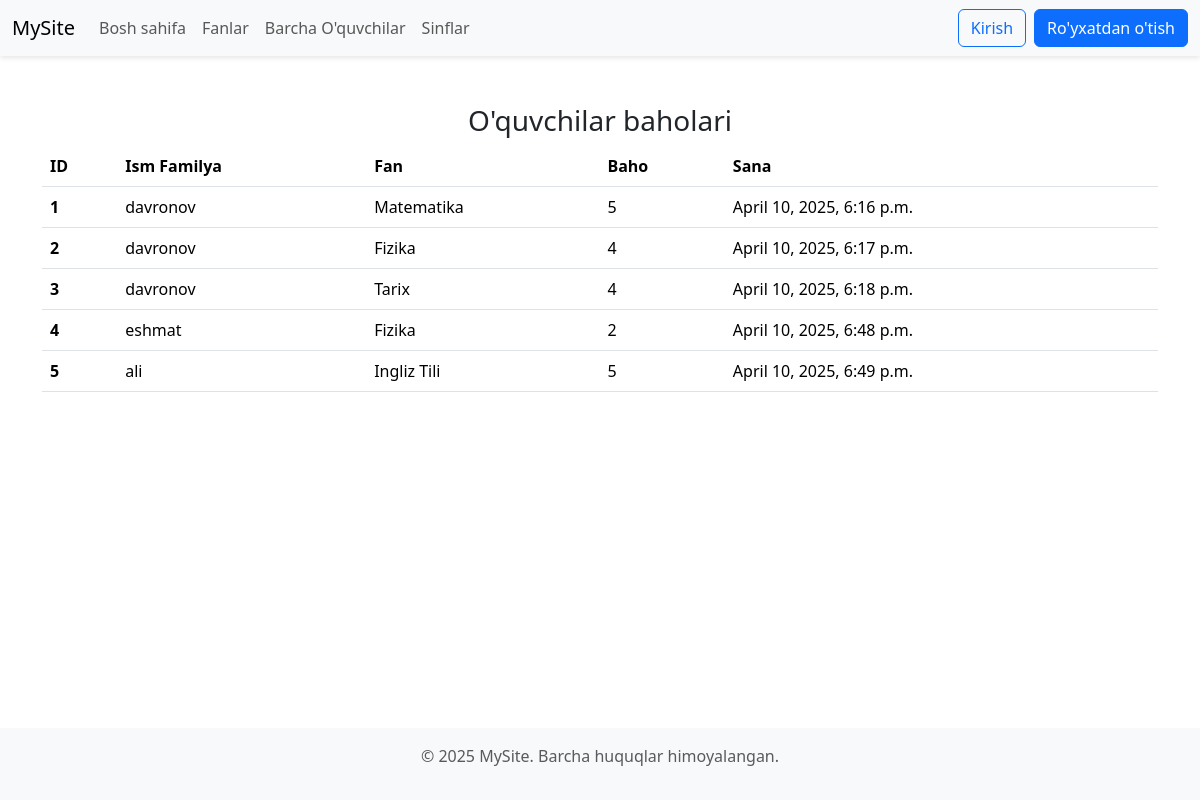
The page / on the database its author committed.
### grade/models.py (models this page shows, shortened)
class Baho(models.Model):
    fan=models.ForeignKey(Fan,on_delete=models.CASCADE,related_name='baholar')
    oquvchi=models.ForeignKey(CustomUser,on_delete=models.CASCADE,related_name="baholar")
    baho=models.IntegerField(default=2)
    created_at=models.DateTimeField(auto_now_add=True)

class Fan(models.Model):
    name=models.CharField(max_length=150,null=False,blank=False)
    sinf=models.ForeignKey(Sinf,on_delete=models.CASCADE)
    def __str__(self):
        return self.name

### user/models.py (models this page shows)
class CustomUser(AbstractUser):
    birth_date=models.DateTimeField(auto_now=True,null=True,blank=True,verbose_name="Tug'ilgan sana")
    addres=models.CharField(max_length=200,null=True,blank=True,verbose_name="Manzil")
    phone=models.CharField(max_length=15,null=True,blank=True,verbose_name="telefon raqam")
    avatar=models.ImageField(upload_to="avatar/",null=True,blank=True,verbose_name="Student rasmi")
    created_at=models.DateTimeField(auto_now_add=True)
    updated_at=models.DateTimeField(auto_now=True)
    def __str__(self):
        return f"{self.username}"

### user/views.py (the view)
# urls.py: path('',home_page,name='bosh_sahifa'),
def home_page(request):
    baholar = Baho.objects.all()
    context = {
        "baholar": baholar
    }
    return render(request, "home.html",context)

### templates/home.html (shortened to what this page needs)
{% extends "base.html" %}
{% block content %}
    <div class="container mt-5">
        <h3 class="text-center">O'quvchilar baholari</h3>
        <table class="table">
            <thead>
                <tr>
                  <th scope="col">ID</th>
                  <th scope="col">Ism Familya</th>
                  <th scope="col">Fan</th>
                  <th scope="col">Baho</th>
                  <th scope="col">Sana</th>
                </tr>
            </thead>
            <tbody>
            {% for baho in baholar%}
                <tr>
                  <th scope="row">{{ baho.id }}</th>
                  <td>{{ baho.oquvchi }}</td>
                  <td>{{ baho.fan }}</td>
                  <td>{{ baho.baho }}</td>
                  <td>{{ baho.created_at }}</td>
                </tr>
            {% endfor %}
            </tbody>
        </table>
    </div>
{% endblock content %}

### templates/base.html (style rules this page uses)
body { min-height: 100vh; display: flex; flex-direction: column; }

### rows shown on the page
Baho: id "1", oquvchi "davronov", fan "Matematika", baho "5", created_at "April 10, 2025, 6:16 p.m."
Baho: id "2", oquvchi "davronov", fan "Fizika", baho "4", created_at "April 10, 2025, 6:17 p.m."
Baho: id "3", oquvchi "davronov", fan "Tarix", baho "4", created_at "April 10, 2025, 6:18 p.m."
Baho: id "4", oquvchi "eshmat", fan "Fizika", baho "2", created_at "April 10, 2025, 6:48 p.m."
Baho: id "5", oquvchi "ali", fan "Ingliz Tili", baho "5", created_at "April 10, 2025, 6:49 p.m."
